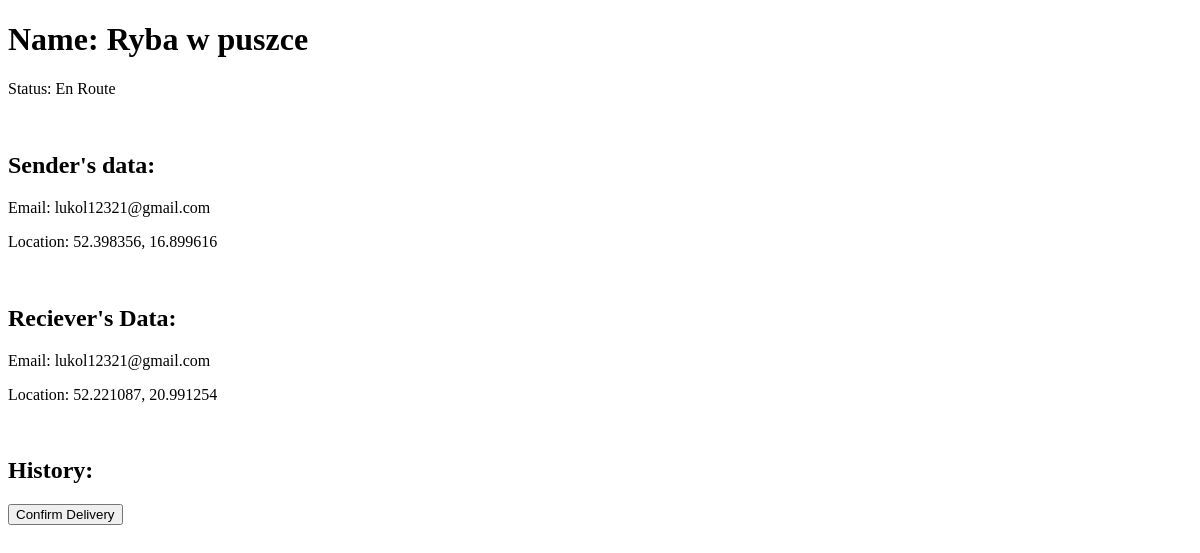
Before: /paczka/1f32055943944cf8b534aaa464394055 with the older database file.
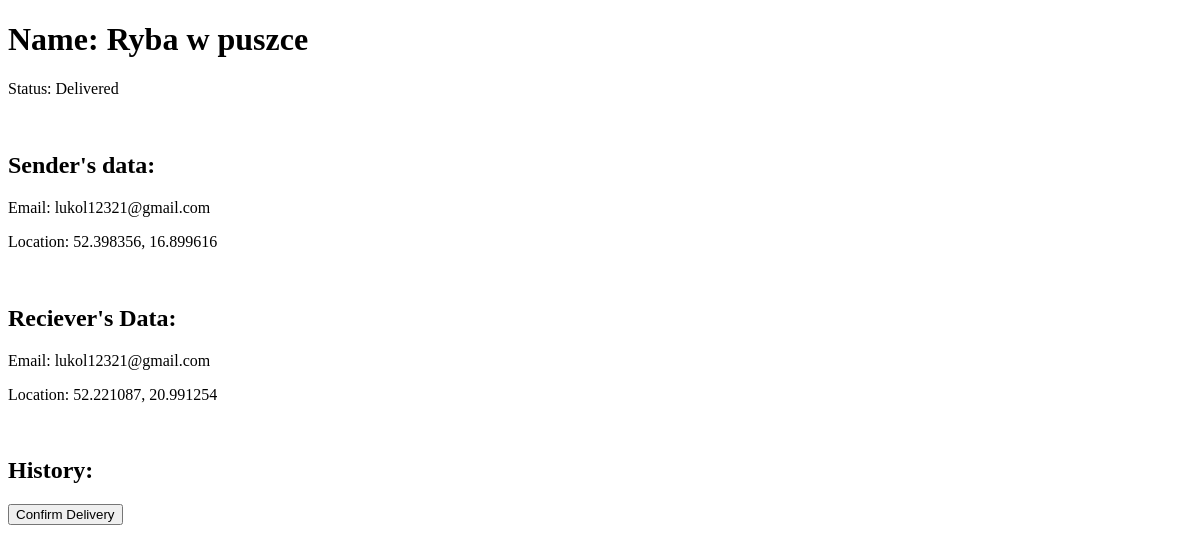
After: the same page with the newer database file.
### main/models.py (models this page shows, shortened)
class Package(models.Model):
    id = models.UUIDField(primary_key=True, default=uuid.uuid4, editable=False)
    name = models.CharField(max_length=60)
    state = models.CharField(
        max_length=60,
        choices=states,
        default=registered
    )
    sender_email = models.EmailField()
    receiver_email = models.EmailField()
    origin_latitude = models.FloatField()
    origin_longitude = models.FloatField()
    destination_latitude = models.FloatField()
    destination_longitude = models.FloatField()
    origin_warehouse = models.ForeignKey(
        Warehouse,
        related_name="Origin_W",
        on_delete=models.SET_NULL,
        null=True,
        blank=True,
        default=None
    )
    destination_warehouse = models.ForeignKey(
        Warehouse,
        related_name="Destination_W",
        on_delete=models.SET_NULL,
        null=True,
        blank=True,
        default=None
    )
    current_warehouse = models.ForeignKey(
        Warehouse,
        related_name="Current_W",
        on_delete=models.SET_NULL,
        null=True,
        blank=True,
        default=None
    )
    route_id = models.ForeignKey(
        Route,
        related_name="Routes",
        on_delete=models.SET_NULL,
        null=True,
        blank=True,
        default=None
    )
    car_id = models.ForeignKey(
        Car,
        related_name="Cars",
        on_delete=models.SET_NULL,
        null=True,
        blank=True,
        default=None
    )
    route_order = models.IntegerField(null=True, blank=True, default=None)

### main/views.py (the view)
# urls.py: path('paczka/', views.package_status_page, name="search_for_package"),
def package_status_page(response, package_id):
    package_data = dataFetcher.fetch_package_data(package_id)
    package = package_data['package']
    if response.method == "POST":
        if response.POST.get('confirm_delivery'):
            packageManager.confirm_delivery(package)
    return render(response, "main/package.html", {"package": package})

### main/scripts/dataFetcher.py (called while the page is built)
def fetch_package_data(package_id):
    package = models.Package.objects.get(id=package_id)
    package_data = {
        "package": package,
        "name": package.name,
        "status": package.state,
        "sender_email": package.sender_email,
        "sender_location": (package.origin_latitude, package.origin_longitude),
        "receiver_email": package.receiver_email,
        "receiver_location": (package.destination_latitude, package.destination_longitude),
    }
    return package_data

### main/templates/main/package.html (shortened to what this page needs)
<!DOCTYPE html>
<html lang="en">
<head>
</head>
<body>
    <h1>Name: {{package.name}}</h1>
    <p>Status: {{package.state}}</p>
    <br />
    <h2>Sender's data: </h2>
    <p>Email: {{package.sender_email}}</p>
    <p>Location: {{package.origin_latitude}}, {{package.origin_longitude}}</p>
    <br />
    <h2>Reciever's Data:</h2>
    <p>Email: {{package.receiver_email}}</p>
    <p>Location: {{package.destination_latitude}}, {{package.destination_longitude}}</p>
    <br />
    <h2>History: </h2>
    <form method="post">
        <button name="confirm_delivery" value="confirm_delivery">Confirm Delivery</button>
    </form>
</body>
</html>

Changed rows visible on the page:
changed Package "Ryba w puszce": state "En Route" → "Delivered"
